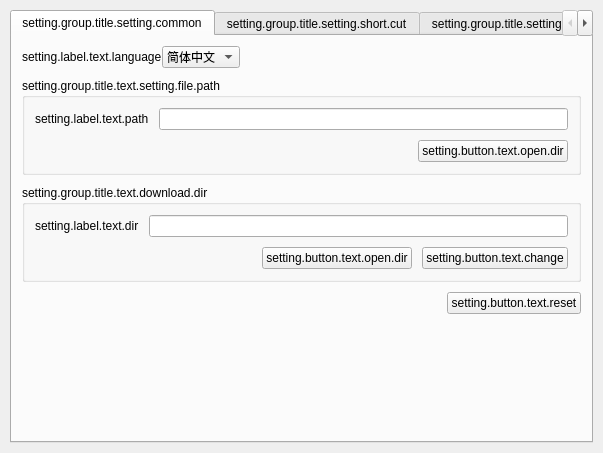
<?xml version="1.0" encoding="UTF-8"?>
<ui version="4.0">
 <class>SettingView</class>
 <widget class="QWidget" name="SettingView">
  <property name="geometry">
   <rect>
    <x>0</x>
    <y>0</y>
    <width>603</width>
    <height>453</height>
   </rect>
  </property>
  <property name="windowTitle">
   <string>menu.action.text.preference</string>
  </property>
  <layout class="QVBoxLayout" name="verticalLayout">
   <property name="spacing">
    <number>0</number>
   </property>
   <property name="leftMargin">
    <number>10</number>
   </property>
   <property name="topMargin">
    <number>10</number>
   </property>
   <property name="rightMargin">
    <number>10</number>
   </property>
   <property name="bottomMargin">
    <number>10</number>
   </property>
   <item>
    <widget class="QTabWidget" name="tabWidget">
     <property name="currentIndex">
      <number>0</number>
     </property>
     <widget class="QWidget" name="tab">
      <attribute name="title">
       <string>setting.group.title.setting.common</string>
      </attribute>
      <layout class="QVBoxLayout" name="verticalLayout_2">
       <property name="spacing">
        <number>10</number>
       </property>
       <property name="leftMargin">
        <number>10</number>
       </property>
       <property name="topMargin">
        <number>10</number>
       </property>
       <property name="rightMargin">
        <number>10</number>
       </property>
       <property name="bottomMargin">
        <number>10</number>
       </property>
       <item>
        <layout class="QHBoxLayout" name="horizontalLayout_10">
         <property name="spacing">
          <number>0</number>
         </property>
         <item>
          <widget class="QLabel" name="label_10">
           <property name="text">
            <string>setting.label.text.language</string>
           </property>
          </widget>
         </item>
         <item>
          <widget class="QComboBox" name="comboBox_language">
           <item>
            <property name="text">
             <string>简体中文</string>
            </property>
           </item>
           <item>
            <property name="text">
             <string>English</string>
            </property>
           </item>
          </widget>
         </item>
         <item>
          <spacer name="horizontalSpacer">
           <property name="orientation">
            <enum>Qt::Horizontal</enum>
           </property>
           <property name="sizeHint" stdset="0">
            <size>
             <width>40</width>
             <height>20</height>
            </size>
           </property>
          </spacer>
         </item>
        </layout>
       </item>
       <item>
        <widget class="QGroupBox" name="groupBox">
         <property name="title">
          <string>setting.group.title.text.setting.file.path</string>
         </property>
         <layout class="QVBoxLayout" name="verticalLayout_4">
          <property name="spacing">
           <number>10</number>
          </property>
          <property name="leftMargin">
           <number>10</number>
          </property>
          <property name="topMargin">
           <number>10</number>
          </property>
          <property name="rightMargin">
           <number>10</number>
          </property>
          <property name="bottomMargin">
           <number>10</number>
          </property>
          <item>
           <layout class="QHBoxLayout" name="horizontalLayout_11">
            <item>
             <widget class="QLabel" name="label_11">
              <property name="text">
               <string>setting.label.text.path</string>
              </property>
             </widget>
            </item>
            <item>
             <widget class="QLineEdit" name="settingPathEdit"/>
            </item>
           </layout>
          </item>
          <item>
           <layout class="QHBoxLayout" name="horizontalLayout_13">
            <item>
             <spacer name="horizontalSpacer_2">
              <property name="orientation">
               <enum>Qt::Horizontal</enum>
              </property>
              <property name="sizeHint" stdset="0">
               <size>
                <width>40</width>
                <height>20</height>
               </size>
              </property>
             </spacer>
            </item>
            <item>
             <widget class="QPushButton" name="pushButton_openSettingDir">
              <property name="text">
               <string>setting.button.text.open.dir</string>
              </property>
             </widget>
            </item>
           </layout>
          </item>
         </layout>
        </widget>
       </item>
       <item>
        <widget class="QGroupBox" name="groupBox_2">
         <property name="title">
          <string>setting.group.title.text.download.dir</string>
         </property>
         <layout class="QVBoxLayout" name="verticalLayout_5">
          <property name="spacing">
           <number>10</number>
          </property>
          <property name="leftMargin">
           <number>10</number>
          </property>
          <property name="topMargin">
           <number>10</number>
          </property>
          <property name="rightMargin">
           <number>10</number>
          </property>
          <property name="bottomMargin">
           <number>10</number>
          </property>
          <item>
           <layout class="QHBoxLayout" name="horizontalLayout_12">
            <item>
             <widget class="QLabel" name="label_12">
              <property name="text">
               <string>setting.label.text.dir</string>
              </property>
             </widget>
            </item>
            <item>
             <widget class="QLineEdit" name="downloadDirEdit"/>
            </item>
           </layout>
          </item>
          <item>
           <layout class="QHBoxLayout" name="horizontalLayout_14">
            <item>
             <spacer name="horizontalSpacer_3">
              <property name="orientation">
               <enum>Qt::Horizontal</enum>
              </property>
              <property name="sizeHint" stdset="0">
               <size>
                <width>40</width>
                <height>20</height>
               </size>
              </property>
             </spacer>
            </item>
            <item>
             <widget class="QPushButton" name="pushButton_openDownloadDir">
              <property name="text">
               <string>setting.button.text.open.dir</string>
              </property>
             </widget>
            </item>
            <item>
             <widget class="QPushButton" name="pushButton_changeDownloadDir">
              <property name="text">
               <string>setting.button.text.change</string>
              </property>
             </widget>
            </item>
           </layout>
          </item>
         </layout>
        </widget>
       </item>
       <item>
        <layout class="QHBoxLayout" name="horizontalLayout_15">
         <property name="spacing">
          <number>0</number>
         </property>
         <item>
          <spacer name="horizontalSpacer_4">
           <property name="orientation">
            <enum>Qt::Horizontal</enum>
           </property>
           <property name="sizeHint" stdset="0">
            <size>
             <width>40</width>
             <height>20</height>
            </size>
           </property>
          </spacer>
         </item>
         <item>
          <widget class="QPushButton" name="pushButton_6">
           <property name="text">
            <string>setting.button.text.reset</string>
           </property>
          </widget>
         </item>
        </layout>
       </item>
       <item>
        <spacer name="verticalSpacer_2">
         <property name="orientation">
          <enum>Qt::Vertical</enum>
         </property>
         <property name="sizeHint" stdset="0">
          <size>
           <width>20</width>
           <height>85</height>
          </size>
         </property>
        </spacer>
       </item>
      </layout>
     </widget>
     <widget class="QWidget" name="tab_3">
      <attribute name="title">
       <string>setting.group.title.setting.short.cut</string>
      </attribute>
      <layout class="QVBoxLayout" name="verticalLayout_7">
       <item>
        <widget class="QGroupBox" name="groupBox_3">
         <property name="title">
          <string>setting.group.title.text.global.short.cut</string>
         </property>
         <layout class="QVBoxLayout" name="verticalLayout_6">
          <item>
           <layout class="QHBoxLayout" name="horizontalLayout_6">
            <item>
             <widget class="QLabel" name="label_7">
              <property name="text">
               <string>menu.action.text.draw</string>
              </property>
             </widget>
            </item>
            <item>
             <widget class="QKeySequenceEdit" name="keySequenceEdit_Draw">
              <property name="keySequence">
               <string>F4</string>
              </property>
             </widget>
            </item>
            <item>
             <widget class="QLabel" name="label_9">
              <property name="sizePolicy">
               <sizepolicy hsizetype="Fixed" vsizetype="Preferred">
                <horstretch>0</horstretch>
                <verstretch>0</verstretch>
               </sizepolicy>
              </property>
              <property name="minimumSize">
               <size>
                <width>30</width>
                <height>0</height>
               </size>
              </property>
              <property name="maximumSize">
               <size>
                <width>30</width>
                <height>16777215</height>
               </size>
              </property>
              <property name="text">
               <string/>
              </property>
             </widget>
            </item>
           </layout>
          </item>
         </layout>
        </widget>
       </item>
       <item>
        <spacer name="verticalSpacer_3">
         <property name="orientation">
          <enum>Qt::Vertical</enum>
         </property>
         <property name="sizeHint" stdset="0">
          <size>
           <width>20</width>
           <height>40</height>
          </size>
         </property>
        </spacer>
       </item>
      </layout>
     </widget>
     <widget class="QWidget" name="tab_2">
      <attribute name="title">
       <string>setting.group.title.setting.about</string>
      </attribute>
      <layout class="QVBoxLayout" name="verticalLayout_3">
       <property name="spacing">
        <number>0</number>
       </property>
       <property name="leftMargin">
        <number>10</number>
       </property>
       <property name="topMargin">
        <number>10</number>
       </property>
       <property name="rightMargin">
        <number>10</number>
       </property>
       <property name="bottomMargin">
        <number>10</number>
       </property>
       <item>
        <layout class="QHBoxLayout" name="horizontalLayout">
         <property name="spacing">
          <number>0</number>
         </property>
         <property name="topMargin">
          <number>10</number>
         </property>
         <item>
          <widget class="QLabel" name="label">
           <property name="sizePolicy">
            <sizepolicy hsizetype="Fixed" vsizetype="Fixed">
             <horstretch>0</horstretch>
             <verstretch>0</verstretch>
            </sizepolicy>
           </property>
           <property name="minimumSize">
            <size>
             <width>200</width>
             <height>200</height>
            </size>
           </property>
           <property name="maximumSize">
            <size>
             <width>200</width>
             <height>200</height>
            </size>
           </property>
           <property name="text">
            <string/>
           </property>
           <property name="pixmap">
            <pixmap resource="res.qrc">:/icon/res/icon.png</pixmap>
           </property>
           <property name="scaledContents">
            <bool>true</bool>
           </property>
          </widget>
         </item>
        </layout>
       </item>
       <item>
        <layout class="QHBoxLayout" name="horizontalLayout_2">
         <property name="spacing">
          <number>0</number>
         </property>
         <property name="topMargin">
          <number>10</number>
         </property>
         <item>
          <widget class="QLabel" name="label_2">
           <property name="text">
            <string>DrawingBoard</string>
           </property>
           <property name="alignment">
            <set>Qt::AlignCenter</set>
           </property>
          </widget>
         </item>
        </layout>
       </item>
       <item>
        <layout class="QHBoxLayout" name="horizontalLayout_8">
         <property name="spacing">
          <number>0</number>
         </property>
         <property name="topMargin">
          <number>10</number>
         </property>
         <item>
          <widget class="QLabel" name="label_8">
           <property name="text">
            <string>Version:0.0.1</string>
           </property>
           <property name="alignment">
            <set>Qt::AlignCenter</set>
           </property>
          </widget>
         </item>
        </layout>
       </item>
       <item>
        <layout class="QHBoxLayout" name="horizontalLayout_3">
         <property name="spacing">
          <number>5</number>
         </property>
         <property name="topMargin">
          <number>10</number>
         </property>
         <item>
          <widget class="QLabel" name="label_3">
           <property name="text">
            <string>Author: &lt;a href=&quot;https://github.com/DoYoungDo&quot;&gt;Doyoung&lt;/a&gt;</string>
           </property>
           <property name="alignment">
            <set>Qt::AlignRight|Qt::AlignTrailing|Qt::AlignVCenter</set>
           </property>
           <property name="openExternalLinks">
            <bool>true</bool>
           </property>
           <property name="textInteractionFlags">
            <set>Qt::LinksAccessibleByMouse</set>
           </property>
          </widget>
         </item>
         <item>
          <widget class="QLabel" name="label_6">
           <property name="text">
            <string>Email: doyoung9508@.126.com</string>
           </property>
           <property name="alignment">
            <set>Qt::AlignLeading|Qt::AlignLeft|Qt::AlignVCenter</set>
           </property>
           <property name="openExternalLinks">
            <bool>true</bool>
           </property>
           <property name="textInteractionFlags">
            <set>Qt::LinksAccessibleByMouse|Qt::TextSelectableByMouse</set>
           </property>
          </widget>
         </item>
        </layout>
       </item>
       <item>
        <layout class="QHBoxLayout" name="horizontalLayout_4">
         <property name="spacing">
          <number>0</number>
         </property>
         <property name="topMargin">
          <number>10</number>
         </property>
         <item>
          <widget class="QLabel" name="label_4">
           <property name="text">
            <string>Source: &lt;a href=&quot;https://github.com/DoYoungDo/DrawingBoard&quot;&gt;https://github.com/DoYoungDo/DrawingBoard&lt;/a&gt;</string>
           </property>
           <property name="alignment">
            <set>Qt::AlignCenter</set>
           </property>
           <property name="openExternalLinks">
            <bool>true</bool>
           </property>
          </widget>
         </item>
        </layout>
       </item>
       <item>
        <layout class="QHBoxLayout" name="horizontalLayout_5">
         <property name="spacing">
          <number>0</number>
         </property>
         <property name="topMargin">
          <number>10</number>
         </property>
         <item>
          <widget class="QLabel" name="label_5">
           <property name="text">
            <string>Build with: Qt 6.5.3</string>
           </property>
           <property name="alignment">
            <set>Qt::AlignCenter</set>
           </property>
          </widget>
         </item>
        </layout>
       </item>
       <item>
        <spacer name="verticalSpacer">
         <property name="orientation">
          <enum>Qt::Vertical</enum>
         </property>
         <property name="sizeHint" stdset="0">
          <size>
           <width>20</width>
           <height>41</height>
          </size>
         </property>
        </spacer>
       </item>
      </layout>
     </widget>
    </widget>
   </item>
  </layout>
 </widget>
 <resources>
  <include location="res.qrc"/>
 </resources>
 <connections/>
</ui>
